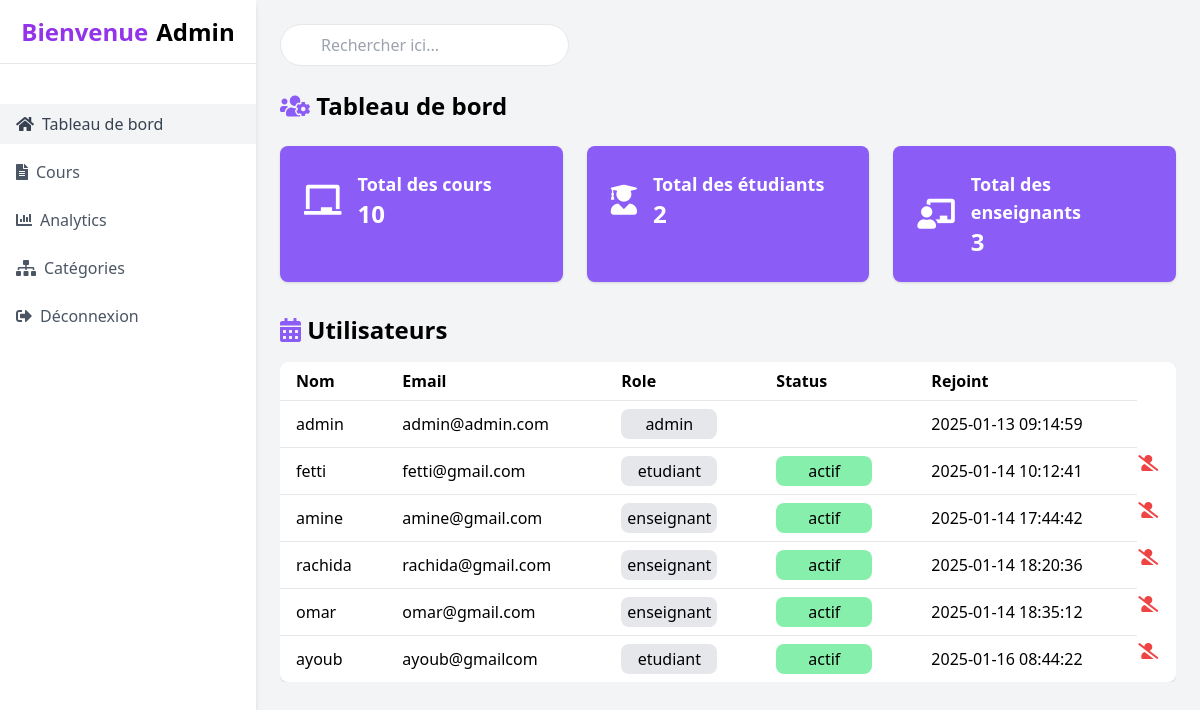
The app's page /views/admin/dashbord.php (signed in), older data.
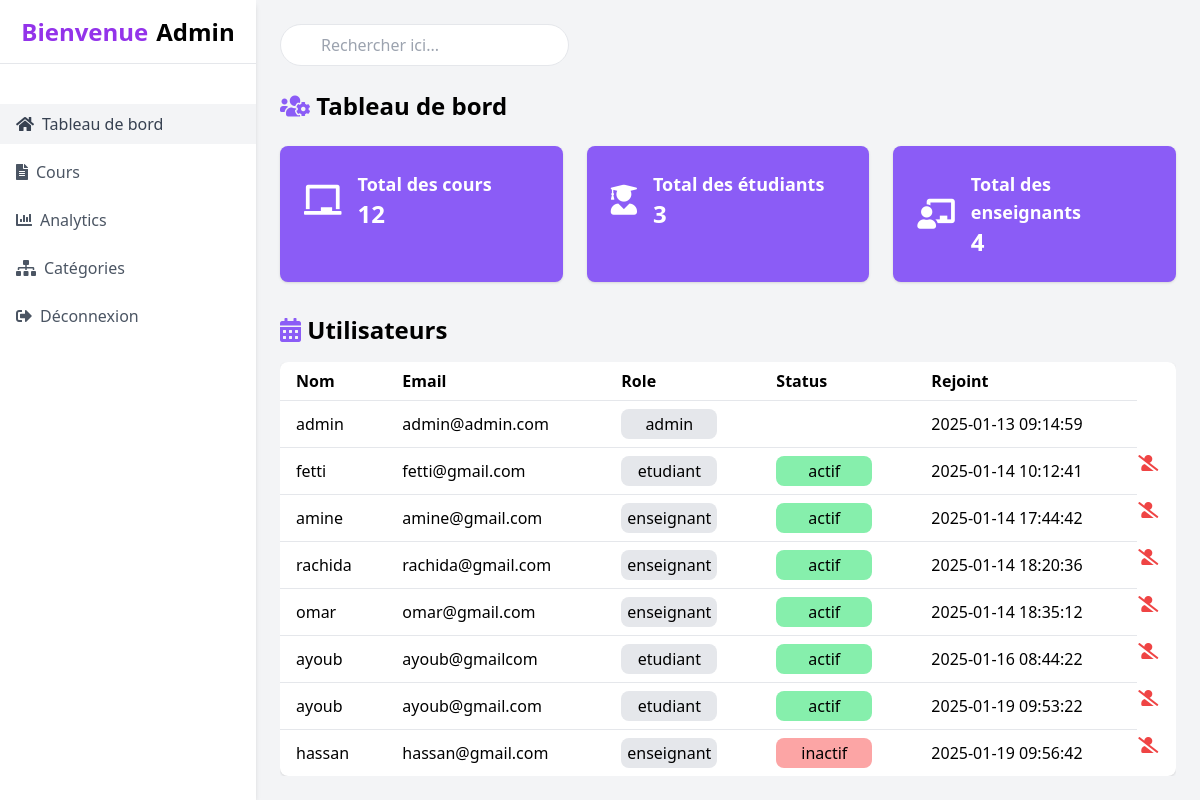
The same page, newer data.
### tables this page shows
CREATE TABLE `utilisateurs` (
  `id` int NOT NULL,
  `nom` varchar(100) NOT NULL,
  `email` varchar(150) NOT NULL,
  `password` varchar(255) NOT NULL,
  `role` enum('etudiant','enseignant','admin') NOT NULL,
  `status` enum('actif','inactif') NOT NULL,
  `date_creation` timestamp NULL DEFAULT CURRENT_TIMESTAMP
);

### models/User.php (called while the page is built, shortened)
<?php
class User {
    public function __construct($pdo)
    {
        $this->pdo = $pdo;
        if (isset($_SESSION['user_id'])) {
            $this->id = $_SESSION['user_id'];
            $stmt = $this->pdo->prepare("SELECT * FROM utilisateurs WHERE id = ?");
            $stmt->execute([$this->id]);
            $user = $stmt->fetch();
        }
    }
}
?>

### models/Admin.php (called while the page is built, shortened)
<?php
require_once 'User.php';
class Admin extends User {
            public function getAllUsers() {
                $stmt = $this->pdo->prepare("SELECT * FROM utilisateurs");
                $stmt->execute();
                return $stmt->fetchAll(PDO::FETCH_ASSOC);
            }
    public function totalEtudiant() {
        $stmt = $this->pdo->prepare("SELECT COUNT(*) FROM utilisateurs WHERE role = 'etudiant'");
        $stmt->execute();
        return $stmt->fetchColumn();
    }
    public function totalEnseignant(){
        $stmt = $this->pdo->prepare("SELECT COUNT(*) FROM utilisateurs WHERE role = 'enseignant'");
        $stmt->execute();
        return $stmt->fetchColumn();
    }
    public function totalCours(){
        $stmt = $this->pdo->prepare("SELECT COUNT(*) FROM cours");
        $stmt->execute();
        return $stmt->fetchColumn();
    }
}

### views/admin/dashbord.php (the view, shortened to what the changed rows need)
<?php
require_once __DIR__ . '/../../models/User.php';
require_once __DIR__ . '/../../models/Admin.php';
$db = new Database();
$pdo = $db->connect();
$admin = new Admin($pdo);
$users = $admin->getAllUsers();
$totalEtudiants = $admin->totalEtudiant();
$totalEnseignants = $admin->totalEnseignant();
$totalCours = $admin->totalCours();
?>
<html lang="en">
 <head>
  <script src="https://cdn.tailwindcss.com"></script>
  <link href="https://cdnjs.cloudflare.com/ajax/libs/font-awesome/5.15.3/css/all.min.css" rel="stylesheet"/>
 </head>
 <body class="bg-gray-100 font-sans antialiased">
  <div class="flex">
   <div class="flex-1 p-6">
    <div class="mt-6">
     <h2 class="text-2xl font-semibold">
      <i class="fas fa-users-cog text-violet-500"></i>
      Tableau de bord
     </h2>
     <div class="grid grid-cols-1 gap-6 mt-6 sm:grid-cols-2 lg:grid-cols-3">
      <div class="p-6 bg-violet-500 rounded-lg shadow">
       <div class="flex items-center">
        <div class="ml-4">
         <h3 class="text-lg text-white font-semibold">
          Total des cours
         </h3>
         <p class="text-2xl text-white font-bold">
          <?php echo $totalCours; ?>
         </p>
        </div>
       </div>
      </div>
      <div class="p-6 bg-violet-500 rounded-lg shadow">
       <div class="flex items-center">
        <div class="ml-4">
         <h3 class="text-lg text-white font-semibold">
          Total des étudiants
         </h3>
         <p class="text-2xl text-white font-bold">
          <?php echo $totalEtudiants; ?>
         </p>
        </div>
       </div>
      </div>
      <div class="p-6 bg-violet-500 rounded-lg shadow">
       <div class="flex items-center">
        <div class="ml-4">
         <h3 class="text-lg text-white font-semibold">
          Total des enseignants
         </h3>
         <p class="text-2xl text-white font-bold">
          <?php echo $totalEnseignants; ?>
         </p>
        </div>
       </div>
      </div>
     </div>
    </div>
    <div class="mt-8">
     <h2 class="text-2xl font-semibold">
      <i class="fas fa-calendar-alt text-violet-500">
      </i>
      Utilisateurs
     </h2>
     <div class="mt-4 overflow-x-auto">
      <table class="min-w-full bg-white rounded-lg shadow">
       <thead>
        <tr>
         <th class="px-4 py-2 text-left">
          Nom
         </th>
         <th class="px-4 py-2 text-left">
          Email
         </th>
         <th class="px-4 py-2 text-left">
              Role
            </th>
            <th class="px-4 py-2 text-left">
                 Status
            </th>
            <th class="px-4 py-2 text-left">
            Rejoint
            </th>
            <th class="px-4 py-2 text-left">
            </th>
        </tr>
       </thead>
       <tbody>
        <?php foreach ($users as $user) { ?>
        <tr class="transaction-row">
         <td class="px-4 py-2 border-t">
          <?php echo htmlspecialchars($user['nom']); ?>
         </td>
         <td class="px-4 py-2 border-t">
          <?php echo htmlspecialchars($user['email']); ?>
         </td>
        <td class="px-4 py-2 border-t">
            <span class="bg-gray-200 p-1 rounded-lg inline-block w-24 text-center"><?php echo htmlspecialchars($user['role']);?></span>
            </td>
            <td class="px-4 py-2 border-t" id="status-<?php echo $user['id']; ?>" onclick="toggleUserStatus(<?php echo $user['id']; ?>)">
             <?php if ($user['role'] !== 'admin'): ?>
             <span class="<?php echo $user['status'] === 'actif' ? 'bg-green-300' : 'bg-red-300'; ?> p-1 rounded-lg inline-block w-24 text-center">
                <?php echo htmlspecialchars($user['status']); ?>
            </span>
            <?php endif; ?>
        </td>
        <td class="px-4 py-2 border-t">
                    <?php echo htmlspecialchars($user['date_creation']); ?>
        </td>
        <td class="mr-40">
            <?php if ($user['role'] !== 'admin'): ?>
                <form method="POST" action="dashbord.php">
                    <button type="submit" name="delete_user" class="bg-transparent border-0 cursor-pointer">
                        <i class="fas fa-user-slash text-red-500"></i>
                    </button>
                </form>
            <?php endif; ?>
        </td>
        </tr>
        <?php } ?>
       </tbody>
      </table>
     </div>
    </div>
   </div>
  </div>
 </body>
</html>

Row changes from the older to the newer data that the page shows:
added utilisateurs: nom "ayoub", email "ayoub@gmail.com", role "etudiant", status "actif", date_creation "2025-01-19 09:53:22"
added utilisateurs: nom "hassan", email "hassan@gmail.com", role "enseignant", status "inactif", date_creation "2025-01-19 09:56:42"
Text that changed along with them:
$totalCours: "10" → "12"
$totalEtudiants: "2" → "3"
$totalEnseignants: "3" → "4"
